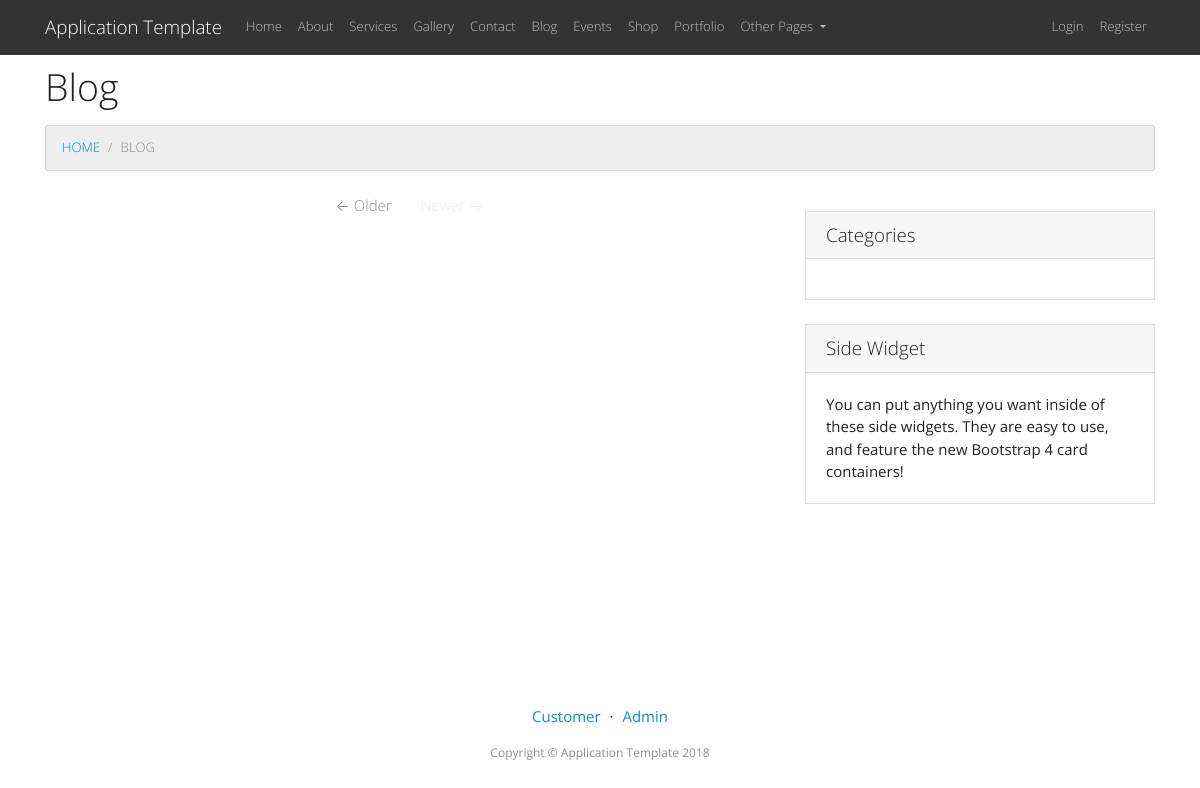
The page /blog-home.php on the database as committed earlier.
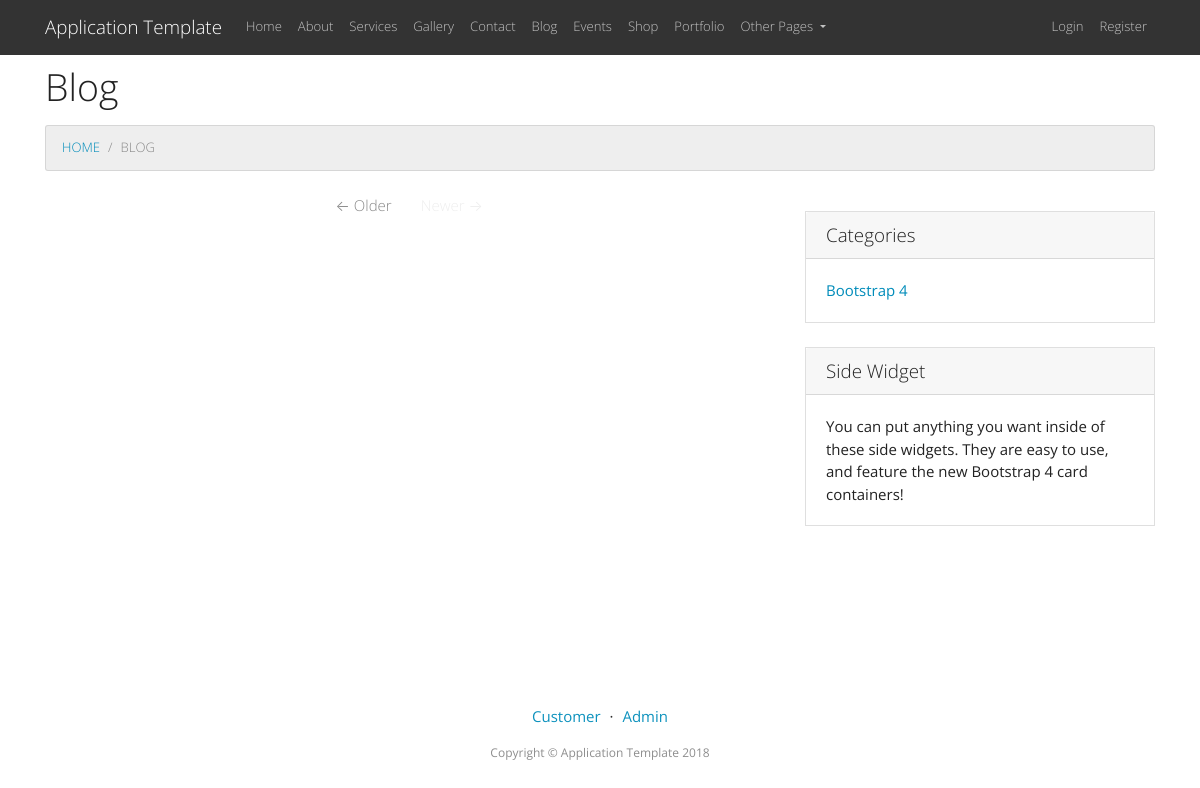
The same page on the database as committed later.
### tables this page shows
CREATE TABLE `blogcategory` (
Id INT AUTO_INCREMENT,
Name VARCHAR(255),
Description VARCHAR(1025),
CONSTRAINT pk_blogcategory_Id PRIMARY KEY (Id)
);

### Utilities/SessionManager.php (called while the page is built, shortened)
<?php
class SessionManager
{
    public static function getSecurityUserId() {
        if (isset($_SESSION['SecurityUserId']))
            return $_SESSION['SecurityUserId'];
        else
            return 0;
    }
    public static function getCustomerId() {
        if (isset($_SESSION['CustomerId']))
            return $_SESSION['CustomerId'];
        else
            return 0;
    }
}

### DAL/blogcategory.php (called while the page is built, shortened)
<?php
class Blogcategory {
	protected $Id;
	protected $Name;
	public function __constructFull($paramId,$paramName,$paramDescription) {
		$this->Id = $paramId;
		$this->Name = $paramName;
	}
	public function getId(){
		return $this->Id;
	}
	public function getName(){
		return $this->Name;
	}
	public static function loadall() {
		$conn = new mysqli($servername, $username, $password, $dbname);
		$stmt = $conn->prepare('CALL usp_blogcategory_LoadAll()');
		$stmt->execute();
		$result = $stmt->get_result();
		if ($result->num_rows > 0) {
			$arr = array();
			while ($row = $result->fetch_assoc()) {
				$blogcategory = new Blogcategory($row['Id'],$row['Name'],$row['Description']);
				$arr[] = $blogcategory;
			}
			return $arr;
		}
		else {
		}
	}
}

### blog-home.php (the view, shortened to what this page needs)
<!DOCTYPE html>
<html lang="en">
<?php include "head.php" ?>
<body>
<?php include "navbar.php" ?>
<div class="container">
    <h1 class="mt-4 mb-3">Blog
    </h1>
    <ol class="breadcrumb">
        <li class="breadcrumb-item">
            <a href="index.php">Home</a>
        </li>
        <li class="breadcrumb-item active">Blog</li>
    </ol>
    <div class="row">
        <div class="col-md-8">
            <ul class="pagination justify-content-center mb-4">
                <li class="page-item">
                    <a class="page-link" href="#">&larr; Older</a>
                </li>
                <li class="page-item disabled">
                    <a class="page-link" href="#">Newer &rarr;</a>
                </li>
            </ul>
        </div>
        <div class="col-md-4">
            <div class="card my-4">
                <h5 class="card-header">Categories</h5>
                <div class="card-body">
                    <div class="row">
                        <?php
                        $blogCategoryLiat = Blogcategory::loadall();
                        if(!empty($blogCategoryLiat)){
                            foreach ($blogCategoryLiat as $bc) {
                                ?>
                                <div class="col-lg-6">
                                    <a href="blog-home.php?id=<?php echo $bc->getId() ?>"><?php echo $bc->getName() ?></a>
                                </div>
                                <?php
                            }
                        }
                        ?>
                    </div>
                </div>
            </div>
            <div class="card my-4">
                <h5 class="card-header">Side Widget</h5>
                <div class="card-body">
                    You can put anything you want inside of these side widgets. They are easy to use, and feature the new Bootstrap 4 card containers!
                </div>
            </div>
        </div>
    </div>
</div>
<?php include "footer.php" ?>
</body>
</html>

### head.php (shortened to what this page needs)
<head>
    <link href="vendor/bootstrap/css/bootstrap.min.css" rel="stylesheet">
    <link href="css/theme.css" rel="stylesheet">
    <link href="css/style.css" rel="stylesheet">
    <link href="vendor/font-awesome/css/font-awesome.min.css" rel="stylesheet" type="text/css">
    <link href="vendor/simple-line-icons/css/simple-line-icons.css" rel="stylesheet">
</head>

### navbar.php (shortened to what this page needs)
<nav class="navbar fixed-top navbar-expand-lg navbar-dark bg-dark fixed-top">
    <div class="container">
        <a class="navbar-brand" href="index.php">Application Template</a>
        <div class="collapse navbar-collapse" id="navbarResponsive">
            <ul class="navbar-nav mr-auto">
                <li class="nav-item">
                    <a class="nav-link" href="index.php">Home</a>
                </li>
                <li class="nav-item">
                    <a class="nav-link" href="about.php">About</a>
                </li>
                <li class="nav-item">
                    <a class="nav-link" href="services.php">Services</a>
                </li>
                <li class="nav-item">
                    <a class="nav-link" href="gallery.php">Gallery</a>
                </li>
                <li class="nav-item">
                    <a class="nav-link" href="contact.php">Contact</a>
                </li>
                <li class="nav-item">
                    <a class="nav-link" href="blog-home.php">Blog</a>
                </li>
                <li class="nav-item">
                    <a class="nav-link" href="event-home.php">Events</a>
                </li>
                <li class="nav-item">
                    <a class="nav-link" href="shop-home.php">Shop</a>
                </li>
                <li class="nav-item">
                    <a class="nav-link" href="portfolio-1-col.php">Portfolio</a>
                </li>
                <li class="nav-item dropdown">
                    <a class="nav-link dropdown-toggle" href="#" id="navbarDropdownBlog" data-toggle="dropdown" aria-haspopup="true" aria-expanded="false">
                        Other Pages
                    </a>
                </li>
            </ul>
            <ul class="navbar-nav ml-auto">
                <?php if(SessionManager::getSecurityUserId() > 0 ) {
                    ?>
                    <li class="nav-item">
                        <a class="nav-link" href="admin-home.php">Administration</a>
                    </li>
                    <li class="nav-item">
                        <a class="nav-link" href="logout.php">Logout</a>
                    </li>
                    <?php
                }
                else{
                    ?>
                    <li class="nav-item">
                        <a class="nav-link" href="login.php">Login</a>
                    </li>
                    <li class="nav-item">
                        <a class="nav-link" href="create-customer.php">Register</a>
                    </li>
                    <?php
                }
                ?>
            </ul>
        </div>
    </div>
</nav>

### footer.php (shortened to what this page needs)
<footer class="footer text-center" id="footer">
    <div class="container">
        <?php if(SessionManager::getSecurityUserId() > 0
            && SessionManager::getCustomerId() == 0) {
            ?>
            <small>Hi, <?php echo SessionManager::getUsername(); ?> <a href="logout.php">Logout</a></small>
        <?php
        }else if(SessionManager::getCustomerId() > 0){
            ?>
            <small>Hi, <?php echo SessionManager::getFirstName(); ?> <a href="logout.php">Logout</a></small>
            <?php
        }
        else{
            ?>
            <ul class="list-inline">
                <li class="list-inline-item"><a href="login.php">Customer</a></li>
                <li class="list-inline-item">&middot;</li>
                <li class="list-inline-item"><a href="admin-login.php">Admin</a></li>
            </ul>
        <?php
        }
        ?>
        <p class="text-muted small mb-0">Copyright &copy; Application Template <?php echo date("Y"); ?></p>
        <br>
    </div>
</footer>

### css/style.css (style rules this page uses)
html { height: 100%; box-sizing: border-box; }
*, *:before, *:after { box-sizing: inherit; }
body { position: relative; margin: 0; padding-top: 40px; min-height: 100%; padding-bottom: 155px !important; }
.footer { position: absolute; right: 0; bottom: 0; left: 0; padding: 1rem; text-align: center; opacity: .95; background-color: transparent; }

Rows that differ between the two databases and show on the page:
added blogcategory: Name "Bootstrap 4"
